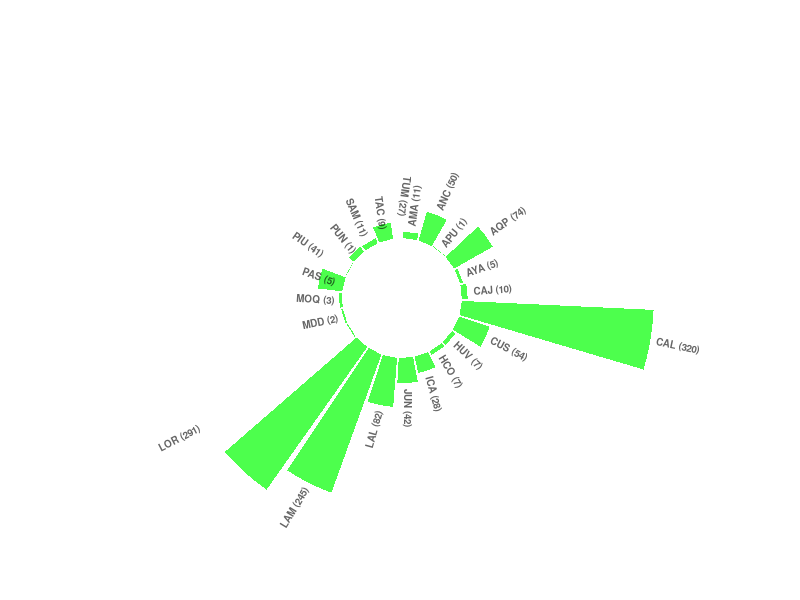

Here is the R script that generated this plot:
# Libraries
library(tidyverse)
library(data.table)
library(plyr)
######### abriendo los datos ########
setwd("~/covid19/data/modificadas")
df0 <- read.csv("covidPE_IND_20200408_MD_clean.csv")
table(df0$REGION)
#Format data frame
df0 <- df0[2:17]
colnames(df0) <- c("ID", "Date", "Day", "Month", "Year", "Region", "Provence", "Disctrict",  
                   "Direction", "Age1", "Age", "Sex", "Hospitilized", "AISLADODOMICILS1N0", 
                   "Contact","Imported") #KEY: Sex:M=1,F=0|Hospitilized:Yes=1,No=0|Imported:Yes=1,No=0)
#df0$Date <- as.Date(df0$Date, "%m/%d/%Y") #Fix date format
df0$Date <- as.Date(df0$Date) 

df0 <- df0[1:6]
df0$count<-unlist(1)

dfag<- aggregate(count ~ Region, data = df0, sum)
dfag$id=seq(1,24)
target <- c("LIMA")
dfag<-filter(dfag, !Region %in% target) 


# ----- This section prepare a dataframe for labels ---- #
# Get the name and the y position of each label
label_data <- data
label_data<- dfag
# calculate the ANGLE of the labels
number_of_bar <- nrow(label_data)
angle <-  90 - 360 * (label_data$id-0.5) /number_of_bar     # I substract 0.5 because the letter must have the angle of the center of the bars. Not extreme right(1) or extreme left (0)

# calculate the alignment of labels: right or left
# If I am on the left part of the plot, my labels have currently an angle < -90
label_data$hjust<-ifelse( angle < -90, 1, 0)

# flip angle BY to make them readable
label_data$angle<-ifelse(angle < -90, angle+180, angle)
label_data$per<- label_data$count*100/sum(label_data$count)
options(digits=2)
        label_data$Region <- revalue(label_data$Region, 
                                    c("ANCASH"="ANC", 
                                      "AREQUIPA"="AQP",
                                      "AYACUCHO" ="AYA",
                                      "CAJAMARCA"="CAJ",
                                      "CALLAO"="CAL",
                                      "CUSCO" ="CUS",
                                      "HUANUCO" ="HCO",
                                      "ICA" ="ICA",
                                      "JUNIN" ="JUN",
                                      "LA LIBERTAD" ="LAL",
                                      "LAMBAYEQUE" ="LAM",
                                      "LIMA" ="LIM",
                                      "LORETO"="LOR",
                                      "MADRE DE DIOS"="MDD",
                                      "PASCO" ="PAS",
                                      "PIURA"="PIU",
                                      "SAN MARTIN"="SAM", 
                                      "TACNA" ="TAC",
                                      "TUMBES" ="TUM", 
                                      "AMAZONAS" ="AMA", 
                                      "MOQUEGUA"="MOQ", 
                                      "APURIMAC"="APU", 
                                      "HUANCAVELICA"="HUV", 
                                      "PUNO"="PUN", 
                                      "UCAYALI"="UCA"))
label_data$Region <- paste(label_data$Region, " (",label_data$count,")", sep="")

# ----- ------------------------------------------- ---- #
##### ploteando los barplots circulares 
p <- ggplot(dfag, aes(x=as.factor(id), y=label_data$count)) +       # Note that id is a factor. If x is numeric, there is some space between the first bar
  
  # This add the bars with a blue color
  geom_bar(stat="identity", fill=alpha("green", 0.7)) +
  
  # Limits of the plot = very important. The negative value controls the size of the inner circle, the positive one is useful to add size over each bar
  ylim(-100,350) +
  
  # Custom the theme: no axis title and no cartesian grid
  theme_minimal() +
  theme(
    axis.text = element_blank(),
    axis.title = element_blank(),
    panel.grid = element_blank(),
    plot.margin = unit(rep(-1,4), "cm")      # Adjust the margin to make in sort labels are not truncated!
  ) +
  
  # This makes the coordinate polar instead of cartesian.
  coord_polar(start = 0) +
  
  # Add the labels, using the label_data dataframe that we have created before
  geom_text(data=label_data, aes(x=id, y=count+10, label=Region, hjust=hjust), color="black", fontface="bold",alpha=0.6, size=2.5, angle= label_data$angle, inherit.aes = FALSE ) 

p







